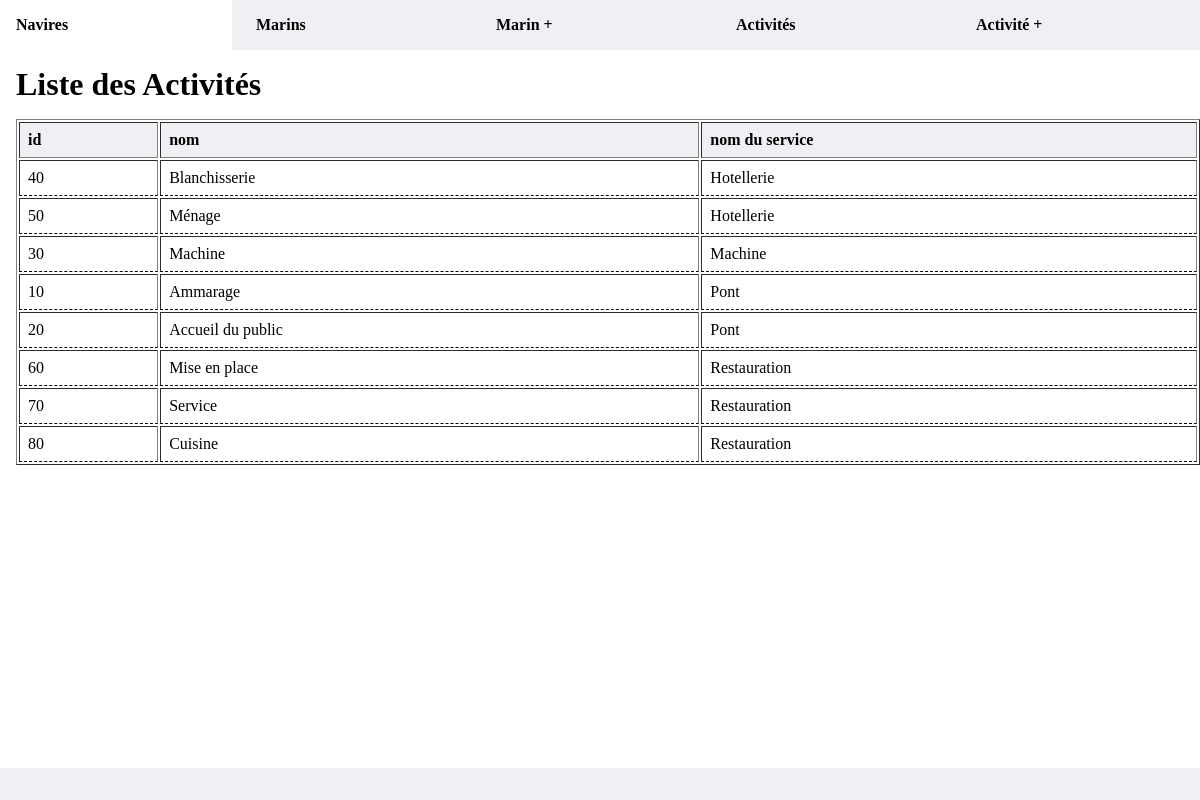
Screenshot of /ctrl/activite-list.php with the database file from the repository.
### tables this page shows
CREATE TABLE activite (
   id bigint(20) NOT NULL AUTO_INCREMENT PRIMARY KEY
  ,nom varchar(50) NOT NULL
  ,idService bigint(20) NOT NULL
);

CREATE TABLE service (
   id bigint(20) NOT NULL AUTO_INCREMENT PRIMARY KEY
  ,nom varchar(50) NOT NULL
);

### ctrl/activite-list.php (called while the page is built, shortened)
<?php
$pageTitle = 'Liste des Activités';
$dbConnection = getConnection($dbConfig);
$query = 'SELECT activite.id, activite.nom, activite.idService, service.nom AS nomService';
$query .= ' FROM activite';
$query .= ' JOIN service ON activite.idService = service.id';
$statement = $dbConnection->prepare($query);
$successOrFailure = $statement->execute();
$listActivite = $statement->fetchAll(PDO::FETCH_ASSOC);
include '../view/activite-list.php';

### view/activite-list.php (the view, shortened to what this page needs)
<!DOCTYPE html>
<html lang="fr">
<head>
    <link rel="stylesheet" href="/asset/css/style.css">
</head>
<body>
    <?php include '../view/_header.php' ?>
    <main>
        <table border="1">
            <thead>
                <tr>
                    <th>id</th>
                    <th>nom</th>
                    <th>nom du service</th>
                </tr>
            </thead>
            <tbody>
                <?php foreach ($listActivite as $activite) { ?>
                    <tr>
                        <td><?= $activite['id'] ?></td>
                        <td><?= $activite['nom'] ?></td>
                        <td><?= $activite['nomService'] ?></td>
                    </tr>
                <?php } ?>
            </tbody>
        </table>
    </main>
    <footer>
    </footer>
</body>
</html>

### view/_header.php
<header>
    <nav>
        <ul>
            <li><a href="/ctrl/navire-list.php">Navires</a></li>
            <li><a href="/ctrl/marin-list.php">Marins</a></li>
            <li><a href="/ctrl/marin-add-display.php">Marin +</a></li>
            <li><a href="/ctrl/activite-list.php">Activités</a></li>
            <li><a href="/ctrl/activite-add-display.php">Activité +</a></li>
        </ul>
    </nav>
    <h1><?= $pageTitle ?></h1>
</header>

### asset/css/style.css (style rules this page uses)
* { margin: 0; padding: 0; }
body { display: flex; flex-direction: column; min-height: 100vh; }
main { flex-grow: 1; }
nav { background-color: #f0f0f4; }
nav > ul { display: flex; padding-left: 0px; }
nav > ul > li { list-style: none; margin-right: 8px; padding: 16px; width: 100%; background-color: #f0f0f4; }
nav > ul > li a { display: block; color: black; text-decoration: none; font-weight: bold; }
footer { padding: 16px; background-color: #f0f0f4; font-weight: bold; }
h1 { padding: 16px; }
main { padding-left: 16px; }
table { width: 100%; }
thead > tr > th { padding: 8px; background-color: #f0f0f4; font-weight: bold; text-align: left; }
tbody > tr > td { padding: 8px; text-align: left; border-bottom: 1px dashed; }

### rows the page displays
activite: id "40", nom "Blanchisserie", idService.nom "Hotellerie"
activite: id "50", nom "Ménage", idService.nom "Hotellerie"
activite: id "30", nom "Machine", idService.nom "Machine"
activite: id "10", nom "Ammarage", idService.nom "Pont"
activite: id "20", nom "Accueil du public", idService.nom "Pont"
activite: id "60", nom "Mise en place", idService.nom "Restauration"
activite: id "70", nom "Service", idService.nom "Restauration"
activite: id "80", nom "Cuisine", idService.nom "Restauration"

### other values shown
$pageTitle "Liste des Activités"
